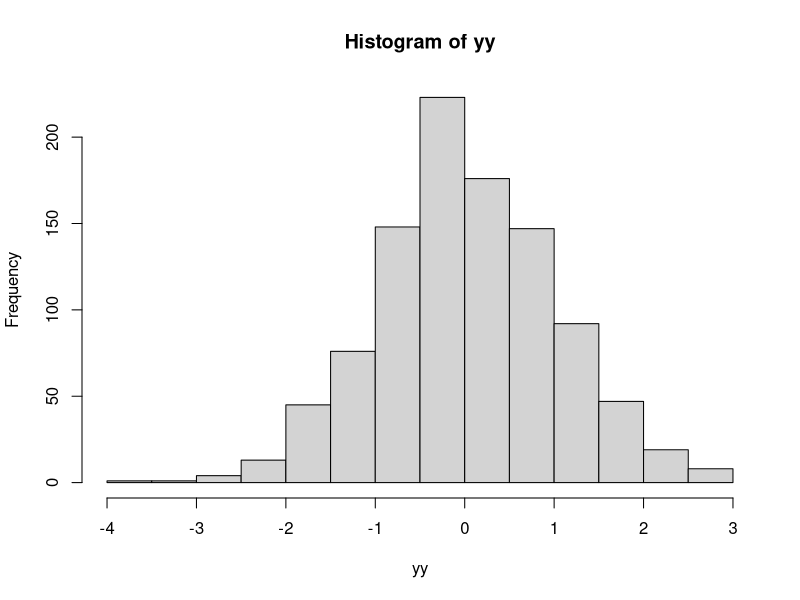
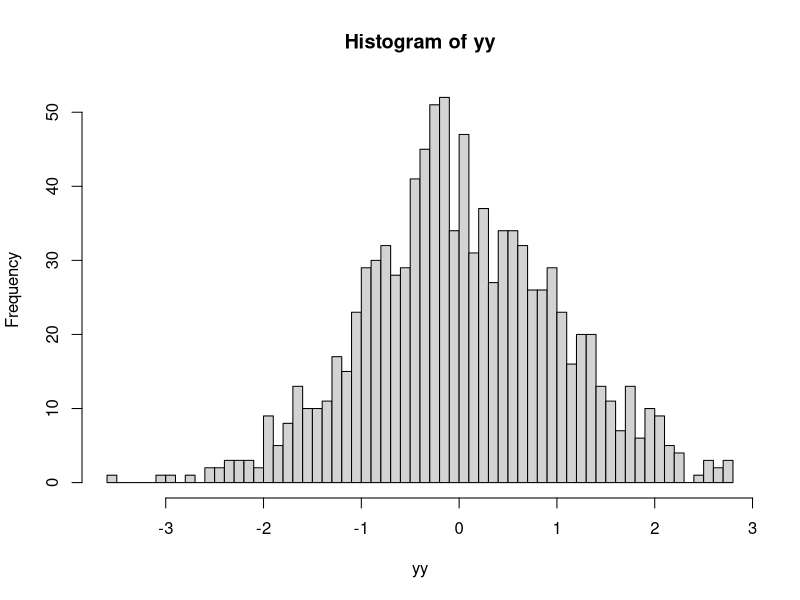
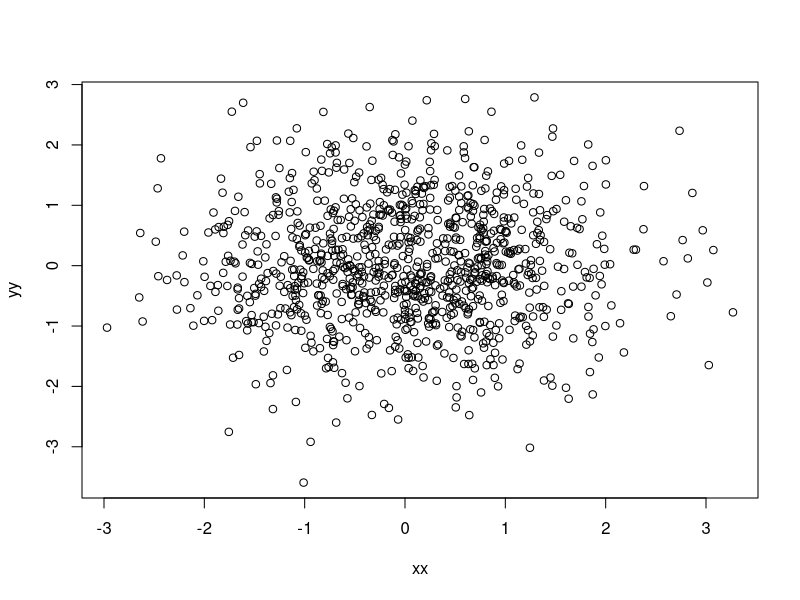

Write the R code that produced these figures, in order.
## ---- chunk 1
yy = rnorm(1000)
hist(yy)

## ---- chunk 2
hist(yy, 50)
## ---- chunk 3

xx = rnorm(1000)
plot(xx,yy)

